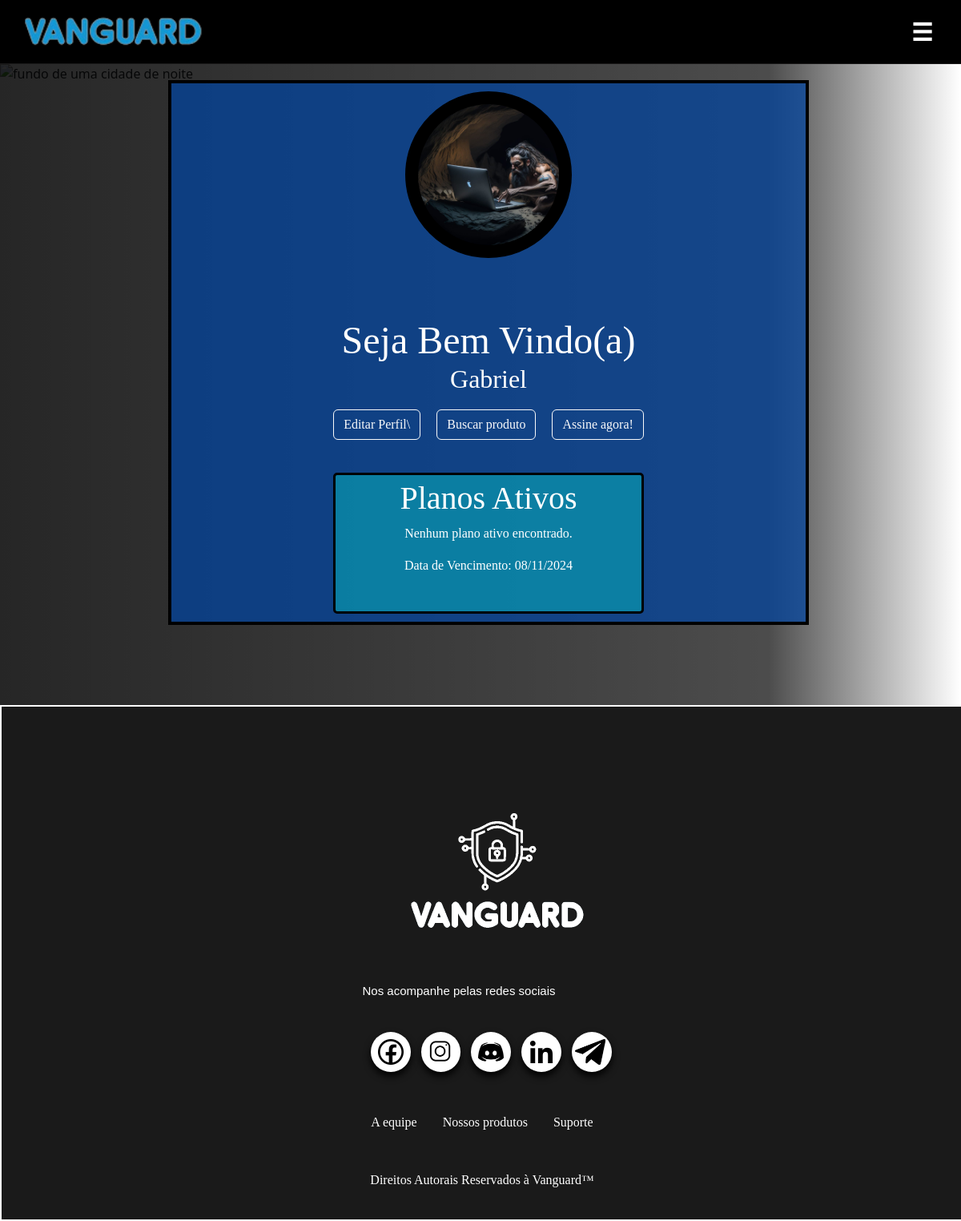
Screenshot of /perfil.php (signed in) with the database file from the repository.
### tables this page shows
CREATE TABLE `usuario` (
  `usuario_id` int(11) NOT NULL,
  `nome` varchar(50) NOT NULL,
  `dt_nasc` date NOT NULL,
  `email` varchar(150) NOT NULL,
  `senha` varchar(100) NOT NULL,
  `cpf` char(11) NOT NULL,
  `foto` text DEFAULT NULL,
  `estado_id` int(11) NOT NULL,
  `cidade_id` int(11) NOT NULL,
  `is_admin` tinyint(1) NOT NULL,
  `plano_id` int(11) NOT NULL
);

### perfil.php (the view, shortened to what this page needs)
<?php
include_once('src/php/conexao.php');
$logado = $_SESSION['email'];
$sql = "SELECT * FROM usuario WHERE email = ? LIMIT 1";
$stmtUser = $conn->prepare($sql);
$stmtUser->bind_param("s", $logado);
$stmtUser->execute();
$resultUser = $stmtUser->get_result();
if ($resultUser->num_rows > 0) {
    $row = $resultUser->fetch_assoc();
    $user_Id = $row['usuario_id'];
    $nomeUsuario = htmlspecialchars($row['nome']);
    $fotoUsuario = htmlspecialchars($row['foto']) ?: 'default.png';
} else {
    $nomeUsuario = 'Usuário';
    $fotoUsuario = 'default.png';
}
$checkoutQuery = "SELECT plano_id FROM usuario WHERE usuario_id = ?";
$stmtCheckout = $conn->prepare($checkoutQuery);
$stmtCheckout->bind_param("i", $user_Id);
$stmtCheckout->execute();
$resultCheckout = $stmtCheckout->get_result();
if ($resultCheckout->num_rows > 0) {
    $checkoutRow = $resultCheckout->fetch_assoc();
    $plano_id = $checkoutRow['plano_id'];
    $duracaoPlanoQuery = "SELECT tempo FROM plano WHERE plano_id = ?";
    $stmtDuracao = $conn->prepare($duracaoPlanoQuery);
    $stmtDuracao->bind_param("i", $plano_id);
    $stmtDuracao->execute();
    $resultDuracao = $stmtDuracao->get_result();
    if ($resultDuracao->num_rows > 0) {
        $duracaoRow = $resultDuracao->fetch_assoc();
        $duracaoPlanoMeses = (int) $duracaoRow['tempo'];
        $dataVencimento = date('Y-m-d', strtotime("+$duracaoPlanoMeses months"));
    } else {
        $dataVencimento = date('Y-m-d');
    }
    $nomePlanoQuery = "SELECT nome_plano FROM plano WHERE plano_id = ?";
    $stmtNomePlano = $conn->prepare($nomePlanoQuery);
    $stmtNomePlano->bind_param("i", $plano_id);
    $stmtNomePlano->execute();
    $resultNomePlano = $stmtNomePlano->get_result();
    if ($resultNomePlano->num_rows > 0) {
        $rowPlano = $resultNomePlano->fetch_assoc();
        $nome_plano = htmlspecialchars($rowPlano['nome_plano']);
    } else {
        $nome_plano = "Nenhum plano ativo encontrado.";
    }
} else {
    $nome_plano = "Nenhum plano ativo encontrado.";
    $dataVencimento = null;
}
?>
<!DOCTYPE html>
<html lang="pt-br">
<head>
    <link rel="stylesheet" href="src/css/index.css">
    <link rel="stylesheet" href="src/css/style-perfil.css">
    <link rel="stylesheet" href="src/css/responsividade/responsivo.css">
    <link href="https://fonts.cdnfonts.com/css/milestone-one" rel="stylesheet">
    <link href="https://fonts.cdnfonts.com/css/codygoon" rel="stylesheet">
    <link href="https://cdn.jsdelivr.net/npm/bootstrap@5.3.3/dist/css/bootstrap.min.css" rel="stylesheet"
>
</head>
<body>
    <header class="cabecalho">
        <div class="logo">
            <img src="src/imagem/logos/VanguardLogo - titulo.png" alt="Logo da Vanguard" />
        </div>
        <button id="OpenMenu">&#9776;</button>
    </header>
    <main class="home">
        <img class="imagem-fundo" src="src/imagem/Fundo/fundo-perfil.png" alt="fundo de uma cidade de noite">
        <div class="painel">
            <form class="perfil" action="perfil.php">
                <?php if (isset($user_Id) && !empty($fotoUsuario)): ?>
                    <div class="area-foto">
                        <img src="src/imagem/pessoas/<?php echo htmlspecialchars($fotoUsuario); ?>" alt="">
                    </div>
                    <div class="info">
                        <h1 class="bem-vindo">Seja Bem Vindo(a)</h1>
                        <h2 class='nome'>
                            <p><?php echo htmlspecialchars($nomeUsuario); ?></p>
                        </h2>
                        <ul class="nav nav-pills" style="gap:20px;">
                            <li class="nav-item">
                                <a href="editarPerfil.php?usuario_id=<?= htmlspecialchars($user_Id) ?>"
                                    title="Editar Perfil" class="btn btn-outline-light">Editar Perfil\</a>
                            </li>
                            <li class="nav-item"><a class="btn btn-outline-light" href="acesso.php">Buscar produto</a></li>
                           <li class="nav-item"><a id="plano" class="btn btn-outline-light">Assine agora!</a></li>
                        </ul>
                        <br><br><br>
                        <div class="descricao">
                            <h1 class="titulo">Planos Ativos</h1>
                            <p><?php echo $nome_plano; ?></p>
                            <?php if ($dataVencimento): ?>
                                <p>Data de Vencimento: <?php echo date('d/m/Y', strtotime($dataVencimento)); ?></p>
                            <?php else: ?>
                                <p>Nenhum plano ativo.</p><br>
                                <?php endif; ?>
                            </div>
                    </div>
                <?php endif; ?>
            </form>
        </div>
    </main>
    <footer class="roda-pe">
        <img src="src/imagem/logos/VanguardLogo-Escuro.png" alt="logo da Vanguard" class="logo">
        <h5 class="subtitulo">
            Nos acompanhe pelas redes sociais
        </h5>
        <div class="social_media">
            <a href="facebook link" id="facebook" title="Facebook" target="_blank"><img
                    src="src/imagem/icones/Facebook.png" alt="botão do perfil do facebook da Vanguard"></a>
            <a href="instagram link" id="instagram" title="Instagram" target="_blank"><img
                    src="src/imagem/icones/instagram.png" alt="botão do perfil do instagram da Vanguard"></a>
            <a href="discord" title="discord" id="discord" target="_blank"><img src="src/imagem/icones/discord.png"
                    alt="botão do chat do discord da Vanguard "></a>
            <a href="linkedin" title="linkedin" id="linkedin" target="_blank"><img src="src/imagem/icones/linkedin.png"
                    alt="botão do perfil do linkedin da Vanguard"></a>
            <a href="telegram" title="telegram" id="telegram" target="_blank"><img src="src/imagem/icones/telegram.png"
                    alt="botão do chat do telegram da Vanguard"></a>
        </div>
        <div class="opcoes">
            <div class="lista">
                <a href="equipe.html">
                    <h6>
                        A equipe
                    </h6>
                </a>
                <a href="produtos.html">
                    <h6>
                        Nossos produtos
                    </h6>
                </a>
                <a href="malito:g3hunterbugs@gmail.com?subject=Mensagem para Vanguard de um cliente&body=Preciso de ajuda">
                    <h6>
                        Suporte
                    </h6>
                </a>
            </div>
        </div>
        <p id="copyright">
            Direitos Autorais Reservados à Vanguard&#8482;
        </p>
    </footer>
</body>
</html>

### src/css/index.css (style rules this page uses)
* { margin: 0; padding: 0; box-sizing: border-box; }
body { overflow-x: hidden; background: black; margin: 3px; flex: 1 1 100vw; flex-wrap: wrap; }
ul { list-style: none; }
a { text-decoration: none; color: inherit; }
#OpenMenu, #CloseMenu { border: none; background: none; font-size: 30px; font-weight: bold; padding: 0px 5px 0px 5px; cursor: pointer; display: none; }

### src/css/style-perfil.css (style rules this page uses)
.cabecalho { height: 80px; background-color: rgb(0, 0, 0); display: flex; flex: 1 1 100vw; justify-content: space-between; align-items: center; padding: 0 30px; border-bottom: 1px solid rgb(26, 25, 25); }
.cabecalho .logo { display: flex; gap: 30px; height: 55px; }
.home { display: flex; justify-content: center; position: relative; min-height: calc(100vh - 80px); overflow: hidden; }
.home::before { content: ""; position: absolute; top: 0; left: 0; width: 100%; height: 100%; opacity: 1; z-index: 1; }
.home::after { content: ''; position: absolute; height: 100%; width: 100%; background: linear-gradient(90deg, rgba(0, 0, 0, 0.600), rgba(0, 0, 0, 0.600) 100%, transparent 100%); }
.home .imagem-fundo { width: 100%; object-fit: cover; }
.home .painel { position: absolute; justify-content: center; margin: 20px 30pc 20px 0px; z-index: 1; width: 300px; min-height: calc(100vh - 80px); flex-direction: column; }
.home .painel .perfil { display: grid; position: absolute; border: solid black 4px; z-index: 1; width: 50pc; background-color: rgba(1, 68, 161, 0.723); min-height: calc(95vh - 80px); padding-bottom: 10px; height:auto; color:#fff; font-family: 'Codygoon'; flex-direction: column; justify-content: center; }
.home .painel .perfil .area-foto { display: flex; position: relative; background-color: black; margin-top: 10px; width: 13pc; height: 13pc; overflow: hidden; border-radius: 100%; border: solid black 1pc; justify-self: center; }
.home .painel .perfil .info { display: grid; justify-content: center; text-align: center; }
.home .painel .perfil .info .bem-vindo { margin-top: -3pc; font-size: 3pc; }
.home .painel .perfil .info .nome { margin-top: -2pc; font-size: 2pc; margin-bottom: -10pc; }
.home .painel .perfil .info .descricao { margin-top: -5pc; background-color: rgba(5, 195, 195, 0.467); border-radius: 5px; padding: 5px; border: solid black 3px; }
.roda-pe { height: 40pc; color: #fff; display: grid; margin: auto; width: 100%; padding-top: 3%; flex: 1 1 100vw; background-color: #1a1a1a; }
.roda-pe .opcoes { display: flex; justify-content: center; }
.roda-pe .opcoes .lista { display: flex; font-size: 20px; font-family: 'Codygoon'; justify-content: center; text-align: center; align-items: center; }
.roda-pe .opcoes .lista a { margin: 1pc; text-decoration: none; color: #fff; margin-bottom: 2pc; margin-top: 2pc; }
.roda-pe .logo { margin-left: 42%; margin-top: 4pc; width: 250px; }
.roda-pe .social_media { display: flex; position: relative; align-items: center; margin-left: 38%; }
.roda-pe .subtitulo { display: flex; margin-left: 39%; margin-bottom: 2pc; font-size: 15px; text-align: center; font-family: 'Codygoon', sans-serif; }
.roda-pe .social_media a { position: relative; display: flex; margin-left: 13px; margin-bottom: 10px; justify-content: center; align-items: center; text-align: center; padding: 2px 2px 1px 5px; background-color: #ffffff; width: 55px; height: 55px; border-radius: 50%; box-shadow: 0 5px 10px rgb(0, 0, 0); }
.roda-pe .social_media img { height: 2pc; }
.roda-pe .social_media #telegram img { margin-right: 5px; }
.roda-pe #copyright { font-family: 'Codygoon'; color: #fff; text-align: center; }

### rows the page displays
usuario: foto (picture), nome "Gabriel", plano "Nenhum plano ativo encontrado."

### other values shown
date('d/m/Y', strtotime($dataVencimento)) "08/11/2024"
